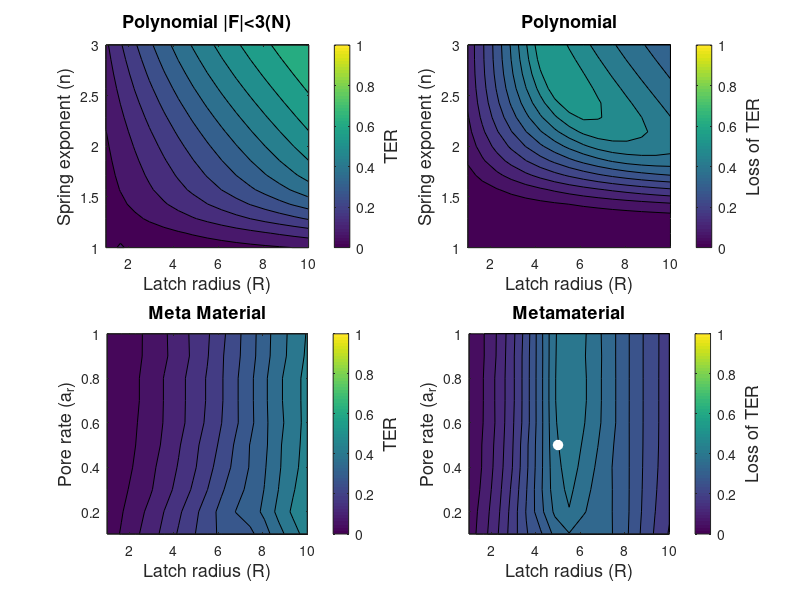
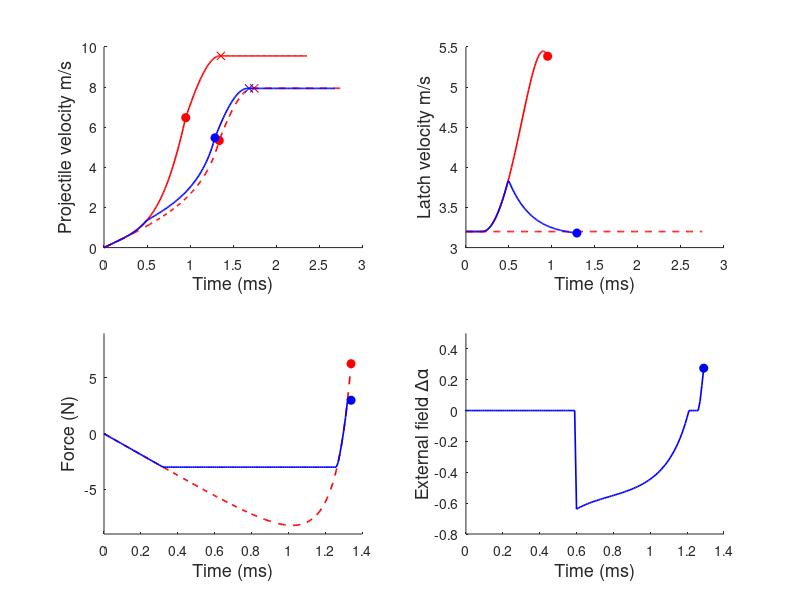

The MATLAB script that drew these images, in order: (Note: this script raises an error after producing the figures.)
%%%%
% Paper : "Spring and latch dynamics act as control pathways in ultrafast systems"
% 
% Description: Data for Figure 7. Transmission efficiency is enhanced through spring 
%              and latch properties, such that controllability and compensation of 
%              projectile velocity is achieved through cooperative negative feedback 
%              control of latch force limits and applied field in metamaterial springs.

close all;

Instantaneous_no_alpha = load('Data_fixed_meta_spring_1000_latch_mass_1_no_forcelimit_300vl_lb_3700no_alpha.mat');
slowpull_no_forcelimit_no_alpha = load('Data_fixed_meta_spring_1000_latch_mass_1_no_forcelimit_3000vl_lb_3200no_alpha.mat');
slowpull_with_forcelimit_no_alpha = load('Data_fixed_meta_spring_1000_latch_mass_1_with_forcelimit_3vl_lb_3200no_alpha.mat');
slowpull_with_forcelimit_with_alpha = load('Data_fixed_meta_spring_1000_latch_mass_1_with_forcelimit_3vl_lb_3200with_alpha_strain_700_v1.mat');
slowpull_with_forcelimit_with_alpha_delay = load('Data_fixed_meta_spring_1000_latch_mass_1_with_forcelimit_3vl_lb_3200with_alpha_strain_700_v1_delay_alpha_3.mat');

%%%%%%%%%%%%%%%%%%%%%%%%
%% GENERATE Fig.6 I,J,K,L (Feedback control with delay)
%%%%%%%%%%%%%%%%%%%%%%%%
for i=1:5
    
    if i==1
        Data(i) = Instantaneous_no_alpha;
    elseif i==2
        Data(i) = slowpull_no_forcelimit_no_alpha;
        
    elseif i==3
        Data(i) = slowpull_with_forcelimit_no_alpha;
        
    elseif i==4
        Data(i) = slowpull_with_forcelimit_with_alpha;
    elseif i==5
        Data(i) = slowpull_with_forcelimit_with_alpha_delay;    
        
    end
    params_MURI=Data(i).params_MURI;
    t = Data(i).t;
    x_sol = Data(i).x_sol;
    y_sol = Data(i).y_sol;
    dx_sol = Data(i).dx_sol;
    dy_sol = Data(i).dy_sol;
    T_switch = Data(i).T_switch;
    T_switch_ind = Data(i).T_switch_ind;
    T_switch_takeoff = Data(i).T_switch_takeoff;
    T_switch_takeoff_ind = Data(i).T_switch_takeoff_ind;
    F_sol = Data(i).F_sol;
    meta_alpha = Data(i).meta_alpha;
    
    figure(1000)
    subplot(2,2,2)
     hold on;
    if i==3
        plot(t(1:T_switch_ind),dy_sol(1:T_switch_ind), 'r','LineWidth',1.2);
        plot(t(T_switch_ind),dy_sol(T_switch_ind),'ro', 'MarkerFaceColor','r','MarkerSize', 6);
        xlabel('Time (ms)','FontSize',13)
        ylabel('Latch velocity m/s','FontSize',13)
    elseif i==4
        plot(t,dy_sol, 'r--','LineWidth',1.2);
        xlabel('Time (ms)','FontSize',13)
        ylabel('Latch velocity m/s','FontSize',13)
    elseif i==5
        plot(t(1:T_switch_ind),dy_sol(1:T_switch_ind), 'b','LineWidth',1.2);
        plot(t(T_switch_ind),dy_sol(T_switch_ind),'bo', 'MarkerFaceColor','b','MarkerSize', 6);
        xlabel('Time (ms)','FontSize',13)
        ylabel('Latch velocity m/s','FontSize',13)
    end
    if i==2 || i==4
    subplot(2,2,3)
    hold on;
    if i==2
        plot(t(1:T_switch_ind),F_sol(1:T_switch_ind), 'r--','LineWidth',1.2);
        plot(t(T_switch_ind),F_sol(T_switch_ind),'ro', 'MarkerFaceColor','r','MarkerSize', 6);

    elseif i==4
        plot(t(1:T_switch_ind),F_sol(1:T_switch_ind), 'b','LineWidth',1.2);
        plot(t(T_switch_ind),F_sol(T_switch_ind),'bo', 'MarkerFaceColor','b','MarkerSize', 6);
%   
    end
    ylim([-params_MURI.f_limit-6,params_MURI.f_limit+6])
    xlabel('Time (ms)','FontSize',13)
    ylabel('Force (N)','FontSize',13)
    end
    if i==5
        subplot(2,2,4)
        hold on;
        plot(t(1:T_switch_ind),meta_alpha(1:T_switch_ind)-0.5, 'b','LineWidth',1.2);
        
        plot(t(T_switch_ind),meta_alpha(T_switch_ind)-0.5,'bo', 'MarkerFaceColor','b','MarkerSize', 6);
        ylim([-0.8,0.5])
        xlabel('Time (ms)','FontSize',13)
        ylabel('External field \Delta\alpha','FontSize',13)
    end
    subplot(2,2,1)
    hold on;
    if i==3
        plot(t,dx_sol, 'r','LineWidth',1.2);
        plot(t(T_switch_ind),dx_sol(T_switch_ind),'ro', 'MarkerFaceColor','r','MarkerSize', 6);
        plot(T_switch_takeoff,dx_sol(T_switch_takeoff_ind),'rx', 'MarkerFaceColor','r','MarkerSize', 6);
        xlabel('Time (ms)','FontSize',13)
        ylabel('Projectile velocity m/s','FontSize',13)
    elseif i==4
        plot(t,dx_sol, 'r--','LineWidth',1.2);
        plot(t(T_switch_ind),dx_sol(T_switch_ind),'ro', 'MarkerFaceColor','r','MarkerSize', 6);
        plot(T_switch_takeoff,dx_sol(T_switch_takeoff_ind),'rx', 'MarkerFaceColor','r','MarkerSize', 6);
        xlabel('Time (ms)','FontSize',13)
        ylabel('Projectile velocity m/s','FontSize',13)
    elseif i==5
        plot(t,dx_sol, 'b-','LineWidth',1.2);
        plot(t(T_switch_ind),dx_sol(T_switch_ind),'bo', 'MarkerFaceColor','b','MarkerSize', 6);
        plot(T_switch_takeoff,dx_sol(T_switch_takeoff_ind),'bx', 'MarkerFaceColor','b','MarkerSize', 6);
        xlabel('Time (ms)','FontSize',13)
        ylabel('Projectile velocity m/s','FontSize',13)
    end
    
end

%%%%%%%%%%%%%%%%%%%%%%%%
%% GENERATE Fig.6 B,C,D,E (TER with force limit)
%%%%%%%%%%%%%%%%%%%%%%%%%% 

for spring_number=1:2
Controllability_instantaneous_flag = 1;
fig_TER_analysis_flag =1;
spring_flag_analysis=spring_number;
    if spring_flag_analysis==1
            load('Loss_Tot_fixed_spring_1000_latch_mass_1_normalized_init_E_1_no_forcelimit_vl_lb_200.mat');

            num_spring_list_analysis =length(spring_list);

    else
            load('Loss_Tot_fixed_meta_spring_1000_latch_mass_1_normalized_init_E_1_no_forcelimit_vl_lb_200.mat');

            num_spring_list_analysis =length(a_r_list);

    end
    

    if fig_TER_analysis_flag ==1

    f_limit_index =[1,3,5,7];

    if Controllability_instantaneous_flag ==1
        for ii=1:num_spring_list_analysis
            for ll=1:length(f_limit_list)
                for kk=1:length(R_list) 
                    Loss_vl = real(squeeze(Loss_E(kk,:,ll,ii)));
                    [Loss_min(kk,ll,ii),Loss_min_index(kk,ll,ii)] = min(Loss_vl);

                    Controllability(kk,ll,ii) = real(squeeze(Loss_E(kk,1,ll,ii)-Loss_min(kk,ll,ii)));

                end
            end
        end
    else
        Controllability = real(squeeze(Loss_E(:,1,:,:)-Loss_E(:,end,:,:)));
    end
    Controllability_inst = real(squeeze(Loss_E(:,1,:,:)-Loss_E(:,end,:,:)));

    if spring_flag_analysis==1   
        [XX, YY] = meshgrid(R_list, spring_list+1);
        ylim_low = spring_list(1)+1;
        ylim_high = spring_list(end)+1;
        y_label = 'Spring exponent (n)';
        title_label = 'Polynomial';

    else
        [XX, YY] = meshgrid(R_list, a_r_list);
        ylim_low = a_r_list(1);
        ylim_high = a_r_list(end);
        y_label = 'Pore rate (a_r)';
        title_label = 'Metamaterial';
    end
    F = squeeze(Controllability(:,end,:))';
    F_limit_1 = squeeze(Controllability(:,f_limit_index(1),:))';
    F_limit_2 = squeeze(Controllability(:,f_limit_index(2),:))';
    F_limit_3 = squeeze(Controllability(:,f_limit_index(3),:))';

    figure(101)

    subplot(2,2,1+(spring_number-1)*2)
    contourf(XX,YY,F_limit_2);
    xlabel('Latch radius (R)','FontSize',13)
    ylabel(y_label,'FontSize',13)
    xlim([R_list(1),R_list(end)])
    ylim([ylim_low, ylim_high])
    cb=colorbar;
    caxis([0 1])
    if spring_flag_analysis==1
       title(strcat('Polynomial |F|< ',num2str(f_limit_index(2)), '(N)'), 'Fontsize', 13); 
    else
       title('Meta Material', 'Fontsize', 13);         
    end
    ylabel(cb,'TER','FontSize',13)
    
    axis square;


    % Controllabilitiy difference over different force limit
    subplot(2,2,2+(spring_number-1)*2)
    hold on;
    contourf(XX,YY,F-F_limit_2);
    xlabel('Latch radius (R)','FontSize',13)
    ylabel(y_label,'FontSize',13)
    xlim([R_list(1),R_list(end)])
    ylim([ylim_low, ylim_high])
    plot([5],[0.5],'wo','MarkerFaceColor','w','MarkerSize', 7); 
    cb=colorbar;
    caxis([0 1])
    
    ylabel(cb,'Loss of TER','FontSize',13)
    axis square;
    title(title_label,'FontSize',13);
    
    clear Controllability
    end
end

%%%%%%%%%%%%%%%%%%%%%%%
%% Figure 7. G, H (Transmission efficiency and state space plot)
%%%%%%%%%%%%%%%%%%%%%%

gu = open('Figure_Feedback_TE.fig');
gu1 = open('Figure_Feedback_State_space2.fig');
% Now create destination graph
figure(5)
ax = zeros(2,1);
for i = 1:2
    ax(i)=subplot(2,1,i);
end
% Now copy contents of each figure over to destination figure
% Modify position of each axes as it is transferred

for i = 1:2
    figure(i)
    h = get(gcf,'Children');
    newh = copyobj(h,5)
    for j = 1:length(newh)
    posnewh = get(newh(j),'Position');
    possub  = get(ax(i),'Position');
    set(newh(j),'Position',...
    [posnewh(1) possub(2) posnewh(3) possub(4)])
    end
    delete(ax(i));
end

close(gu,gu1)